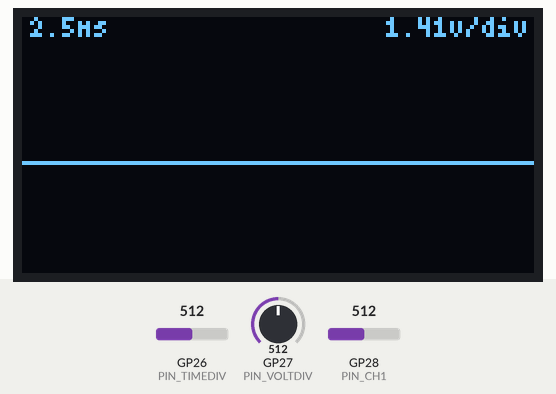
This program was run on a simulated Raspberry Pi Pico. Shown: 128×64 one-colour display. Inputs (shaded band) come from the test bench; at power-on: GP26 (PIN_TIMEDIV) = 512, GP27 (PIN_VOLTDIV) = 512, GP28 (PIN_CH1) = 512 (analog values on the 0–1023 scale).

Above: at 4.3 s.
4.4 s: GP26 (PIN_TIMEDIV) set to 210
7.7 s: GP26 (PIN_TIMEDIV) set to 192
At 9.0 s:
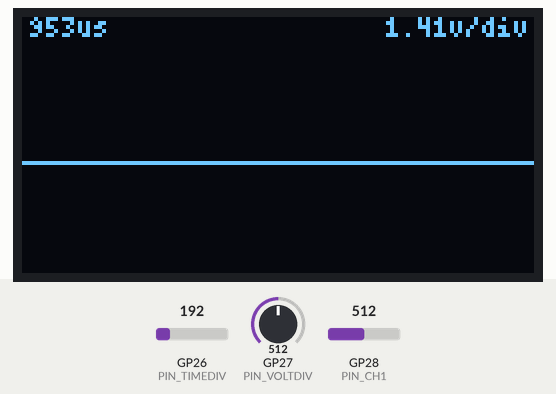
9.9 s: GP27 (PIN_VOLTDIV) set to 716
At 12.2 s:
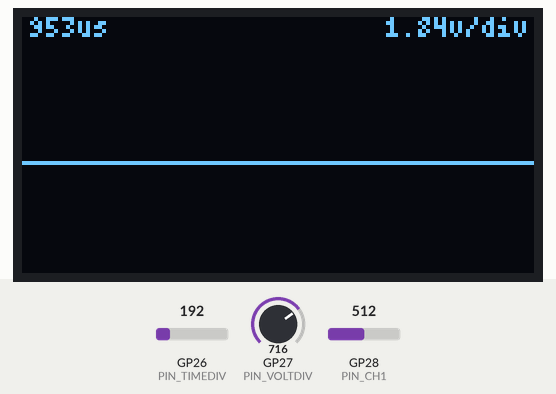
12.7 s: GP27 (PIN_VOLTDIV) set to 900
14.9 s: GP28 (PIN_CH1) set to 716
At 15.8 s:
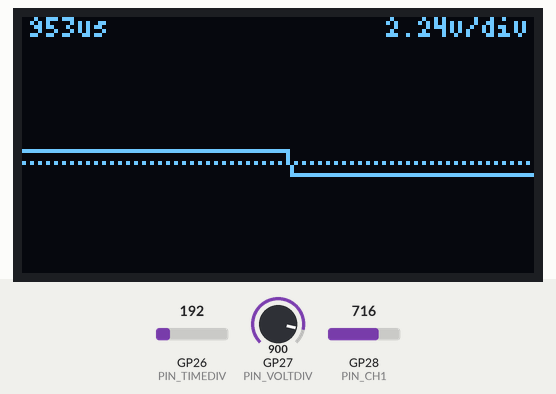
17.7 s: GP28 (PIN_CH1) set to 900
At 18.9 s:
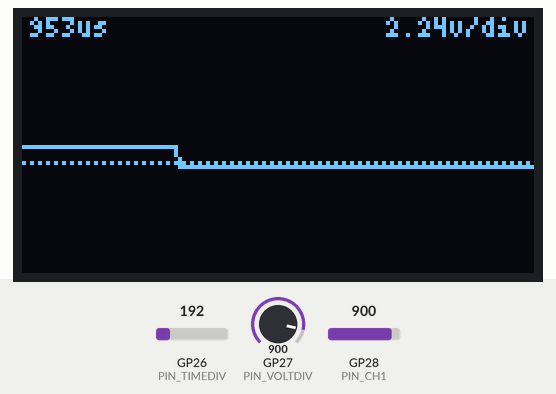
Timing chart, 0 to 20.7 s (numbered marks = the images above; inputs shaded):
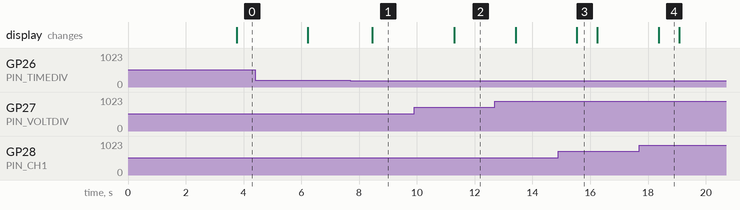

The program:

main.cpp
```cpp
// ============================================================
//  Eurorack Dual-Channel Oscilloscope
//  Hardware : Raspberry Pi Pico + SH1106 128x64 (SPI)
//  Library  : U8g2 (install via Arduino Library Manager)
// ============================================================
//
//  PINOUT
//  ─────────────────────────────────────────────────────────
//  SH1106 SPI
//    SCK   → GP18
//    MOSI  → GP19
//    CS    → GP17
//    DC    → GP16
//    RST   → GP15
//
//  SH1106 I2C
//    SDA   → GP4
//    SCL   → GP5
//
//  Inputs
//    Channel 1  → GP26 (A0)
//    Channel 2  → GP27 (A1)
//    Time/Div   → GP28 (A2)   (pot wiper, 0–3.3V)
//    Volts/Div  → GP29 (A3)   (pot wiper, 0–3.3V)
//
//  Power
//    Eurorack +5V  → Pico VSYS
//    Eurorack GND  → GND
//    Eurorack +12V → TL072 V+
//    Eurorack -12V → TL072 V-
// ============================================================

#define VERSION "0.1.0"

#include <Arduino.h>
// #include <SPI.h>
#include <U8g2lib.h>

// ── Display constructor (SH1106, hardware SPI/I2C) ──────────────
// U8G2_SH1106_128X64_NONAME_F_4W_HW_SPI
// display(U8G2_R0, /* cs= */ 17, /* dc= */ 16, /* rst= */ 15);
U8G2_SH1106_128X64_NONAME_F_HW_I2C display(U8G2_R0, /* reset= */ U8X8_PIN_NONE);

// ── ADC pins ────────────────────────────────────────────────
#define PIN_CH1 A2     // GP28
#define PIN_CH2 A3     // GP29
#define PIN_TIMEDIV A0 // GP26
#define PIN_VOLTDIV A1 // GP27

// ── Oscilloscope settings ───────────────────────────────────
#define SCREEN_W 128
#define SCREEN_H 64
#define STATUS_Y 5                           // Y position for T/V text at top
#define WAVEFORM_TOP 8                       // top of waveform area (pixels)
#define WAVEFORM_H (SCREEN_H - WAVEFORM_TOP) // waveform height in pixels
#define SAMPLES SCREEN_W                     // one sample per horizontal pixel

// Vertical scaling: assume at vdiv_scale = 1.0 the screen shows 10 Vpp.
// With 8 vertical divisions, that means 10/8 V per division at vdiv_scale = 1.0.
// At other scales, V/div is (BASE_VPP_AT_VSCALE_1 * vdiv_scale) / VERTICAL_DIVS.
#define VERTICAL_DIVS 8
#define BASE_VPP_AT_VSCALE_1 10.0f

// ADC mid-scale (Pico = 12-bit → 0–4095, mid = ~2048)
// After op-amp conditioning a 0V eurorack signal should land here
#define ADC_MID 2048
#define ADC_MAX 4095

// Time/Div range : min and max microseconds between samples
#define TDIV_MIN_US 20
#define TDIV_MAX_US 5000

// Trigger: rising edge, search window in samples
#define TRIGGER_SEARCH 512 // max samples to scan for trigger

// ── Sample buffers ──────────────────────────────────────────
int16_t buf1[SAMPLES];
int16_t buf2[SAMPLES];

// ── Helpers ─────────────────────────────────────────────────

// Map an ADC value to a Y pixel coordinate inside the waveform area.
// vdiv_scale: 1.0 = full range fills screen, 0.5 = zoomed in x2, etc.
// midADC: per-channel DC offset (average ADC value for this frame).
int16_t adcToY(int16_t adcVal, float vdiv_scale, int16_t midADC) {
  // Centre around midADC, scale, then flip (Y=0 is top)
  float normalized = (adcVal - midADC) / (float)(ADC_MAX / 2); // -1.0 .. +1.0
  normalized /= vdiv_scale;                                    // apply zoom
  normalized = constrain(normalized, -1.0f, 1.0f);
  return (int16_t)(WAVEFORM_TOP + (WAVEFORM_H / 2) -
                   normalized * (WAVEFORM_H / 2));
}

// Find a rising-edge trigger point in a pre-filled oversize buffer.
// Returns the starting index or 0 if not found.
int findTrigger(int16_t *buf, int bufLen) {
  int midADC = ADC_MID;
  for (int i = 1; i < bufLen - SAMPLES; i++) {
    if (buf[i - 1] < midADC && buf[i] >= midADC) {
      return i;
    }
  }
  return 0; // no trigger found, display from start
}

// ── Setup ────────────────────────────────────────────────────
void setup() {
  analogReadResolution(12); // Pico supports 12-bit ADC

  display.begin();
  display.setFont(u8g2_font_4x6_tr); // tiny font for status bar
  display.setDrawColor(1);

  // Brief splash (centered)
  display.clearBuffer();

  const char *title = "PICO SCOPE";
  display.setFont(u8g2_font_6x10_tr);
  int titleW = display.getStrWidth(title);
  int titleX = (SCREEN_W - titleW) / 2;
  int titleY = (SCREEN_H / 2) - 2;
  display.drawStr(titleX, titleY, title);

  display.setFont(u8g2_font_4x6_tr);
  int verW = display.getStrWidth(VERSION);
  int verX = (SCREEN_W - verW) / 2;
  int verY = titleY + 10;
  display.drawStr(verX, verY, VERSION);

  display.sendBuffer();
  delay(2000);
}

// ── Main loop ────────────────────────────────────────────────
void loop() {
  // 1. Read pots ─────────────────────────────────────────────
  int timePotRaw = analogRead(PIN_TIMEDIV); // 0–4095
  int voltPotRaw = analogRead(PIN_VOLTDIV); // 0–4095

  // Time/Div: map pot to sample interval in microseconds
  uint32_t sampleDelayUs = map(timePotRaw, 0, 4095, TDIV_MIN_US, TDIV_MAX_US);

  // Volts/Div: map pot to a vertical scale factor
  //   pot=0   → vscale=0.25 (zoomed in, small signals fill screen)
  //   pot=max → vscale=2.0  (zoomed out, ±10V fits)
  float vdiv_scale = 0.25f + (voltPotRaw / 4095.0f) * 1.75f;

  // 2. Capture with trigger ──────────────────────────────────
  // Oversample into a larger buffer so we can search for trigger
  int16_t captureBuf1[SAMPLES + TRIGGER_SEARCH];
  int16_t captureBuf2[SAMPLES + TRIGGER_SEARCH];

  for (int i = 0; i < SAMPLES + TRIGGER_SEARCH; i++) {
    // CH1 (hardware inverted)
    captureBuf1[i] = ADC_MAX - analogRead(PIN_CH1);

    // CH2 (hardware not implemented yet)
    // captureBuf2[i] = ADC_MAX - analogRead(PIN_CH2);
    captureBuf2[i] = 0.0f;

    if (sampleDelayUs > 0)
      delayMicroseconds(sampleDelayUs);
  }

  // Find rising-edge trigger on CH1
  int trigIdx = findTrigger(captureBuf1, SAMPLES + TRIGGER_SEARCH);

  // Copy triggered window into display buffers
  for (int i = 0; i < SAMPLES; i++) {
    buf1[i] = captureBuf1[trigIdx + i];
    buf2[i] = captureBuf2[trigIdx + i];
  }

  // Compute per-channel DC offsets so each waveform is vertically centered
  long sum1 = 0;
  long sum2 = 0;
  for (int i = 0; i < SAMPLES; i++) {
    sum1 += buf1[i];
    sum2 += buf2[i];
  }
  int16_t mid1 = (int16_t)(sum1 / SAMPLES);
  int16_t mid2 = (int16_t)(sum2 / SAMPLES);

  // 3. Draw ──────────────────────────────────────────────────
  display.clearBuffer();

  // Centre line (ground reference)
  int midY = WAVEFORM_TOP + WAVEFORM_H / 2;
  for (int x = 0; x < SCREEN_W; x += 4) {
    display.drawPixel(x, midY); // dotted centre line
  }

  // Waveforms
  for (int x = 0; x < SAMPLES - 1; x++) {
    int y1a = adcToY(buf1[x], vdiv_scale, mid1);
    int y1b = adcToY(buf1[x + 1], vdiv_scale, mid1);
    int y2a = adcToY(buf2[x], vdiv_scale, mid2);
    int y2b = adcToY(buf2[x + 1], vdiv_scale, mid2);

    // CH1 — solid line
    display.drawLine(x, y1a, x + 1, y1b);

    // CH2 — draw only on even pixels to visually distinguish channels
    if (x % 2 == 0) {
      display.drawPixel(x, y2a);
    }
  }

  // CH1 / CH2 labels on left edge (font reused for status text)
  display.setFont(u8g2_font_4x6_tr);

  // Status text: Time/Div on top-left, Volts/Div on top-right
  char timeStr[12];
  if (sampleDelayUs < 1000) {
    snprintf(timeStr, sizeof(timeStr), "%luus", (unsigned long)sampleDelayUs);
  } else {
    snprintf(timeStr, sizeof(timeStr), "%.1fms", sampleDelayUs / 1000.0f);
  }

  char tLabel[16];
  snprintf(tLabel, sizeof(tLabel), "%s", timeStr);
  display.drawStr(2, STATUS_Y, tLabel);

  // Compute and display actual Volts/Div instead of raw scale factor
  float vpp = BASE_VPP_AT_VSCALE_1 * vdiv_scale;
  float vPerDiv = vpp / VERTICAL_DIVS;

  char vLabel[16];
  snprintf(vLabel, sizeof(vLabel), "%.2fv/div", vPerDiv);
  int vX = SCREEN_W - display.getStrWidth(vLabel) - 2;
  if (vX < 0) {
    vX = 0;
  }
  display.drawStr(vX, STATUS_Y, vLabel);

  display.sendBuffer();

  // 4. No fixed delay — loop rate is determined by capture time
}
```

Measured:
- the behaviour switches between 202 and 201 on GP26 (PIN_TIMEDIV) (found by bisection; images 0 and 1)
- after the input at 7.7 s, the display: changes after 0.76 s (image 1)
- after the input at 9.9 s, the display: changes after 1.4 s (image 2)
- after the input at 14.9 s, the display: changes after 0.64 s (image 3)
- after the input at 17.7 s, the display: changes after 0.67 s (image 4)
- what the display in image 3 shows lasts 0.7 s, from 15.5 s to 16.2 s
